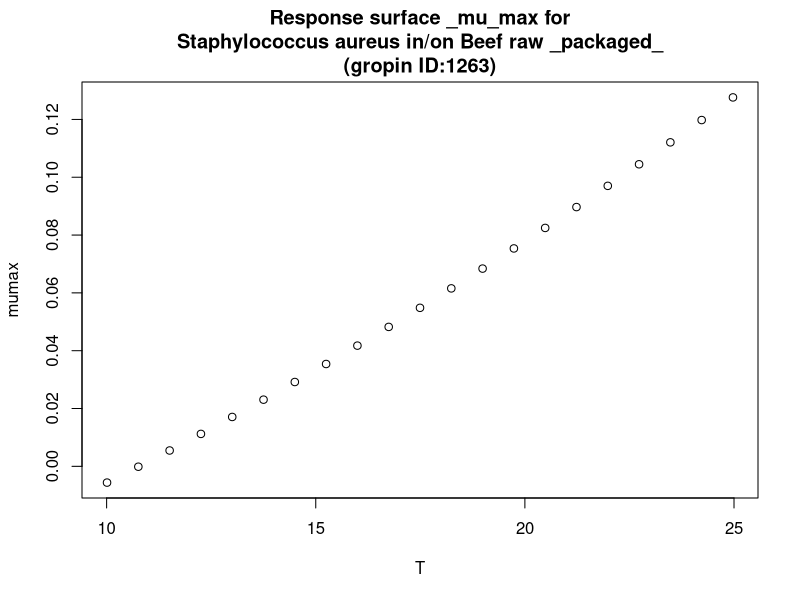

This figure's R source:
#############################
# start of Parameter script
#############################
T <- seq(10.01,24.975024975025,length.out=21)
#############################
# end of Parameter script
#############################
############################# 
# start of Model script Gropin ID 1263 
#############################
 
# constant coefficients for this model
 
variables <- data.frame(T)
argumentsPar <- unique.data.frame(expand.grid(variables))
 
# heart of the model
response_surface <- function(T) {
   mumax <-0.005052*T-0.06723+0.0001101*T^2

	return(mumax=mumax)
} 

# output parameters
responseSurface <- cbind(argumentsPar,response_surface(argumentsPar['T']))
colnames(responseSurface) <- c(colnames(argumentsPar),'mumax')
#############################
# End of Model script
#############################
############################# 
# start of Visualisation script Gropin ID 1263 
#############################
titleText <-'Response surface _mu_max for
Staphylococcus aureus in/on Beef raw _packaged_
(gropin ID:1263)'
plot(T,responseSurface$'mumax',xlab='T',
                          ylab='mumax',main=titleText)
#############################
# End of Visualisation script
#############################
